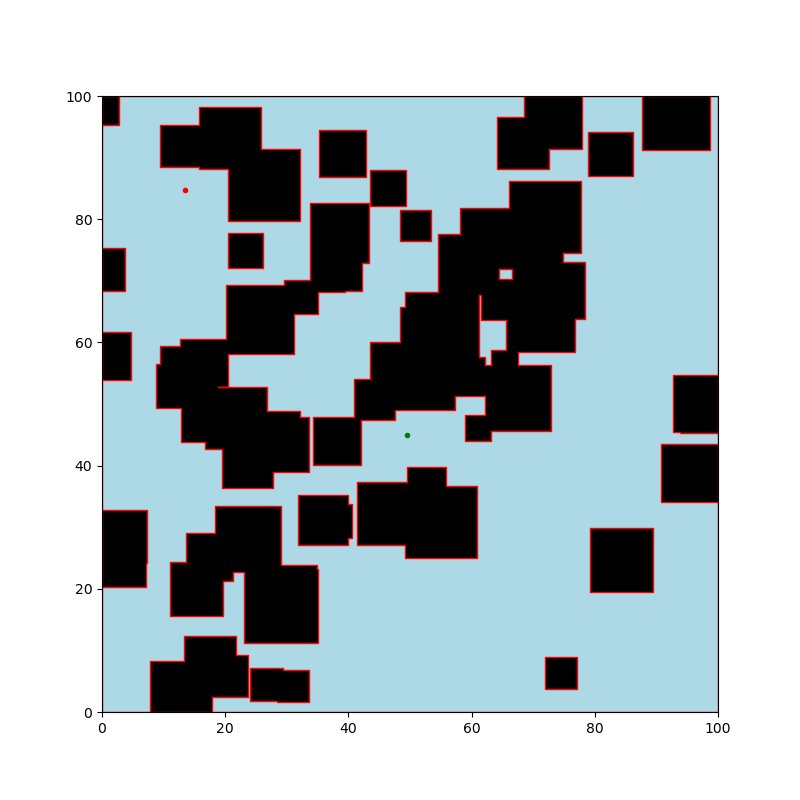
#> input picture farrtstar2-gifs/run-4.gif, 800 x 800 px, found by its file name
$ jupyter execute --allow-errors dev.ipynb
#> lines starting #> are read from the running program, lines starting #| are printed output that depends on the picture; after the words box and inside, x2 and y2 are one past the last pixel; in counts of white or black regions, pixels touching at a corner belong together
### src/farrt/world.py
from abc import ABC, abstractmethod
from typing import List, TypeVar
import random
from shapely.geometry import Point, MultiPolygon, Polygon, CAP_STYLE
from shapely.wkt import loads

from farrt.node import Node
from farrt.utils import as_multipolygon, as_point


#class World(ABC):
class World():
  def __init__(self, dims: List[float] = None, obstacles: MultiPolygon = None, /,*, obstacle_str:str = None) -> None:
    self.dims = dims or [100,100]
    if obstacle_str is not None:
      self.obstacles = loads(obstacle_str)
    else:
      self.obstacles: MultiPolygon = obstacles or World.generate_default_obstacles(self.dims)

  @staticmethod
  def generate_default_obstacles(dims: List[float], num_obstacles=70) -> MultiPolygon:
#> called with num_obstacles = 70
    obstacles = MultiPolygon()
    for i in range(num_obstacles):
      coord = Point(*[random.random() * dim for dim in dims])
      size = 2 + random.random() * 4
      poly = coord.buffer(size, cap_style=CAP_STYLE.square)
      obstacles = obstacles.union(poly)
    return obstacles.intersection(Polygon([[0,0], [0, dims[1]], [dims[0], dims[1]], [dims[0], 0], [0,0]]))

  def getBoundingPolygon(self) -> Polygon:
    return Polygon([[0,0], [0, self.dims[1]], [self.dims[0], self.dims[1]], [self.dims[0], 0], [0,0]])

  def getBounds(self) -> tuple[float,float,float,float]:
    return self.getBoundingPolygon().bounds

  #@abstractmethod
  def make_observations(self, position: Point|Node, radius: float) -> MultiPolygon:
    position = as_point(position)
    circle = position.buffer(radius)
    obstervation = self.obstacles.intersection(circle)
    return as_multipolygon(obstervation)

  #@abstractmethod
  # [6 lines left out: function random_position, not called in this run]

### src/farrt/plot.py
from collections import defaultdict
import numpy as np
from matplotlib.path import Path
from matplotlib.patches import PathPatch
from matplotlib.collections import PatchCollection

from shapely.geometry import Polygon, Point, MultiPoint
from shapely.geometry.base import BaseGeometry, BaseMultipartGeometry
import matplotlib.pyplot as plt
from farrt.node import Node
from farrt.utils import as_point, crop_field, normalize_field, pt2tuple

from farrt.world import World

# [58 lines left out: functions plot_point, plot_line, plot_points, not called in this run]

def plot_polygon(ax, poly, **kwargs):
  """
  Plots a Polygon to pyplot `ax`
  kwargs: facecolor='lightblue', edgecolor='red'
  """
  if hasattr(poly, 'is_empty') and poly.is_empty:
    print('empty polygon')
    return
  path = Path.make_compound_path(
    Path(np.asarray(poly.exterior.coords)[:, :2]),
    *[Path(np.asarray(ring.coords)[:, :2]) for ring in poly.interiors])

  patch = PathPatch(path, **kwargs)
  collection = PatchCollection([patch], **kwargs)

  ax.add_collection(collection, autolim=True)
  ax.autoscale_view()
  return collection

def plot_polygons(polygons: list = None, dims=None, **kwargs):
  if isinstance(polygons, Polygon):
    polygons = [polygons]
  if hasattr(polygons, 'is_empty') and polygons.is_empty:
    polygons = []
  if hasattr(polygons, 'geoms'):
    polygons = polygons.geoms
  if polygons is None:
    polygons = []
  ax = kwargs.pop('ax', None)
  if ax is None:
    fig,ax = plt.subplots()
  else:
    fig=None
  for polygon in polygons:
      plot_polygon(ax, polygon, **kwargs)
  #set aspect ratio to 1
  ratio = 1.0
  x_left, x_right = ax.get_xlim()
  y_low, y_high = ax.get_ylim()
  ax.set_aspect(abs((x_right-x_left)/(y_low-y_high))*ratio)
  return fig,ax

def plot_world(world: World, draw_obstacles: bool = True, **kwargs):
  ax = kwargs.pop('ax', None)
  if ax is None:
    fig,ax = plt.subplots()
  else:
    fig=None
  background_color = kwargs.pop('background_color', 'lightblue')
  border_color = kwargs.pop('border_color', 'red')
  obstacle_color = kwargs.pop('obstacle_color', 'black')
  obstacle_edge_color = kwargs.pop('obstacle_edge_color', 'red')
  plot_polygon(ax, world.getBoundingPolygon(), facecolor=background_color, edgecolor=border_color, **kwargs)
  if draw_obstacles:
    plot_polygons(world.obstacles.geoms, dims=world.dims, ax=ax, facecolor=obstacle_color, edgecolor=obstacle_edge_color, **kwargs)
  ax.set_xlim([0,world.dims[0]])
  ax.set_ylim([0,world.dims[1]])
  return fig,ax


def plot_potential_field(field, /,*, center=None, lim=None, figsize=(8,8), **kwargs):
    """
    Plot the vector field at a given center with bounds of [center-lim,center+lim] in both x,y directions
    """
    ax = kwargs.pop('ax', None)
    if ax is None:
      fig,ax = plt.subplots(figsize=figsize)
    else:
      fig=None

    field = normalize_field(field)
    dx,dy = (field[:,:,0], field[:,:,1])
    mags = np.linalg.norm(field, axis=2)

    shape = field.shape[:2]
    x, y = np.meshgrid(np.arange(shape[0],dtype=int), np.arange(shape[1],dtype=int))

    if center is None:
      center = (shape[0]//2, shape[1]//2)
    if lim is None:
      lim = min(shape[0], shape[1])//2

    ax.quiver(crop_field(x,center,lim), crop_field(y,center,lim), crop_field(dx,center,lim), crop_field(dy,center,lim), crop_field(mags,center,lim), angles='xy', scale_units='xy', scale=1, cmap=plt.cm.magma)

    return fig,ax


# [49 lines left out: function plot_planner, not called in this run]

### dev.ipynb
[cell 1]
from farrt.plot import plot_world, plot_polygons, plot_polygon
from farrt.world import World

[cell 2]
from abc import ABC, abstractmethod
from typing import List, TypeVar
import random
from shapely.geometry import Point, MultiPolygon, Polygon, CAP_STYLE, JOIN_STYLE
from shapely.geometry.base import BaseGeometry

[cell 3]
w = World()
plot_world(w)
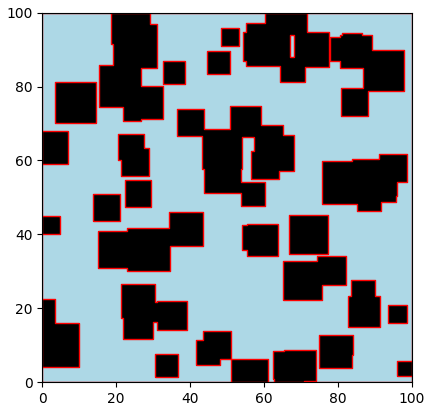
#> figure drawn by matplotlib, 1 panel

#> (a cell that did not finish here is left out)

plot_polygons(obs, dims=w.dims)

#> (a cell that did not finish here is left out)

plot_polygons(obs2, dims=w.dims)

#> (a cell that did not finish here is left out)

[cell 7]
from shapely.geometry import CAP_STYLE
plot_polygons([Point(5,5).buffer(3,cap_style=CAP_STYLE.square).buffer(2)], dims=[10,10])
#> `[cell 7] from shapely.geometry import CAP_STYLE plot_polygons([Point(5..`:
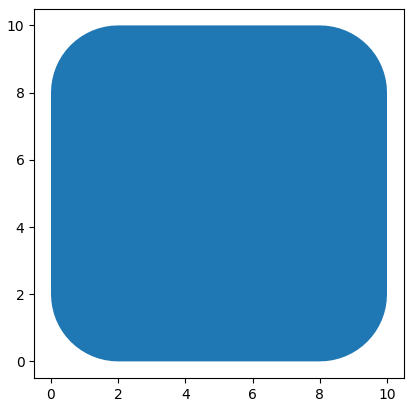
#> figure drawn by matplotlib, 1 panel
# [5 lines of commented-out code are left out]

[cell 8]
import matplotlib.pyplot as plt
import matplotlib.image as mpimg
img = mpimg.imread("./rrtstar-gifs/run-4.gif")
#> img is the input picture: shape (800, 800, 4); mean R, G, B, A 170.6, 182.1, 187.3, 255
plt.imshow(img)

[cell 9]
from shapely.wkt import loads
path = loads("LINESTRING (70.56377227242272 72.01661120696966, 16.118509139343463 27.94387972227166, 19.51059669576186 31.61726263310351, 24.372728207564208 32.78331458818038, 29.088122173406244 31.12046770800755, 33.85659568969396 29.61658595585326, 38.804850019228496 28.89910488276303, 41.48438975872583 33.1204869768709, 46.10685840576791 31.214500721119567, 51.08302675828655 31.702095355413178, 55.812413257364156 33.324717721320425, 60.17257590987764 35.771957318014344, 59.84203915333907 40.76101990056199, 58.88023679376778 45.667641571439326, 61.8674421743615 49.677205639284104, 60.05305160829509 54.33638870863963, 65.00882653091423 54.99993593102789, 69.12988763921904 57.8313411195549, 71.22064557308624 62.37322743054633, 69.6132145112205 67.10779872912757)")
obstacles = loads("MULTIPOLYGON (((63.55380933519733 79.14306124897844, 64.21983943078627 79.74671574059703, 65.0080699422267 80.33130732999511, 65.84980490416275 80.83582385045321, 65.96937066687049 80.89237424461655, 65.47221958853405 80.06292778046505, 65.05263690690472 79.17579473585597, 64.72202887469551 78.2518071847497, 64.63075557254251 77.88742373707125, 63.55380933519733 77.88742373707125, 63.55380933519733 79.14306124897844)), ((65.0933720681093 64.38215423601012, 64.114308607789 64.38215423601012, 63.49270446055725 64.94554339510418, 62.833667738795356 65.6726783653332, 62.24907614939727 66.46090887677363, 61.74455962893917 67.30264383870968, 61.32497694730986 68.18977688331876, 60.99436891510064 69.11376443442504, 60.75591946839042 70.06570798680838, 60.611925005700755 71.03643980367404, 60.578374133207085 71.71938350250907, 64.98205707561995 71.71938350250907, 65.05263690690472 71.52212608855417, 65.0933720681093 71.43599882648098, 65.0933720681093 64.38215423601012)))")
intersection = path.intersection(obstacles)
fig,ax = plot_polygons(obstacles)
x, y = map(list, path.xy)
ax.plot(x, y, color='black', linewidth=2)
plt.show()
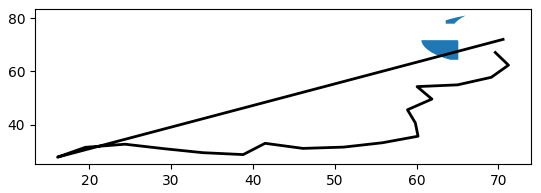
#> figure drawn by matplotlib, 1 panel

[cell 10]
from shapely.geometry import MultiPoint
pt0 = Point(0,0)
pt1 = Point(1,1)
pt2 = Point(2,2)
x = dict()
x[pt0.coords[0]] = 0
x[pt1.coords[0]] = 1
x[pt2.coords[0]] = 2
print(x)
mp = MultiPoint([pt0,pt1,pt2])
intx = mp.intersection(Point(1,1).buffer(5))
if intx.is_empty:
  print("empty")
elif isinstance(intx, Point):
  print("point")
  x[intx.coords[0]] += 10
elif isinstance(intx, MultiPoint):
  print("multipoint")
  for p in intx.geoms:
    x[p.coords[0]] += 10
print(intx)
print(x)

[cell 11]
geoms = MultiPoint([mp - pt1 - pt2]).geoms
list(map(str,geoms))

[cell 12]
from shapely.ops import nearest_points
print(nearest_points(Point(0.5,0.6), mp)[1])

[cell 13]
from shapely.geometry import MultiLineString, LineString
p0 = Point(0,0)
p1 = Point(0,1)
p2 = Point(1,1)
p3 = Point(1,0)
l01 = LineString([p0,p1])
l02 = LineString([p0,p2])
l03 = LineString([p0,p3])
l12 = LineString([p1,p2])
l13 = LineString([p1,p3])
l23 = LineString([p2,p3])
mls = MultiLineString([l01,l02,l03,l12,l13,l23])
print(mls)
sub = mls - l01
print(sub.bounds)
sub

[cell 14]
w = World()
w.obstacles

[cell 15]
def ranomMultiPoint(n):
#> called with n = 20
  pts = []
  for i in range(n):
    pts.append(Point(random.random()*w.dims[0], random.random()*w.dims[1]))
  return MultiPoint(pts)
rmp = ranomMultiPoint(20)

[cell 16]
nearest_points(w.obstacles, rmp)

[cell 17]
print(w.obstacles.centroid)

[cell 18]
print(rmp)
# print(rmp.buffer(8))

[cell 19]
rmp - Point(40,40).buffer(30)

[cell 20]
import numpy as np
import math
from scipy.ndimage import gaussian_filter
from farrt.plot import plot_potential_field, plot_world
from farrt.world import World
from shapely.geometry import Point, LineString, Polygon
from matplotlib import pyplot as plt

w = World()
fig,ax=plot_world(w)
plt.show()
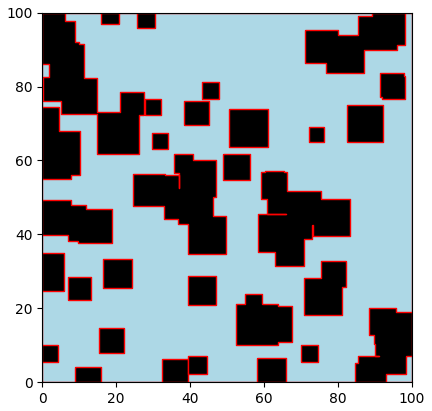
#> figure drawn by matplotlib, 1 panel

blurred_mask = np.ones(tuple(w.dims))

# get a mask of all coordinates contained within the new obstacles
obstacle: Polygon
for obstacle in w.obstacles.geoms:
  minx, miny, maxx, maxy = obstacle.bounds
  for x in range(math.floor(minx), math.ceil(maxx)+1):
    for y in range(math.floor(miny), math.ceil(maxy)+1):
      if obstacle.contains(Point(x, y)):
        blurred_mask[y,x] = 0

plt.imshow(np.tile(blurred_mask[:,:,None], (1, 1, 3)))
plt.gca().invert_yaxis()
# blur the mask
blurred_mask = np.array(gaussian_filter(blurred_mask*5, sigma=3), dtype=float)

# take the gradient of the blurred mask
dy,dx = np.gradient(blurred_mask)

field = np.zeros((*w.dims, len(w.dims)))
field[:,:,0] = dx
field[:,:,1] = dy

plot_potential_field(field,figsize=(16,16))
#> (the call stopped at in plot_potential_field, `field = normalize_field(field)`: farrt is not available in this run)
plot_potential_field(field,figsize=(16,16),center=(20,30),lim=10)
#> (the call stopped at in plot_potential_field, `field = normalize_field(field)`: farrt is not available in this run)
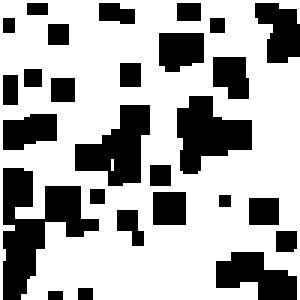
#> shown: shape (100, 100, 3) float64 (shown 3 times larger); values 0 (black) and 1 (white), 67.2% white; 27 black regions (2 under 20 px), largest, box (x1, y1, x2, y2) and area: (1, 56, 33, 100) 626, (59, 32, 84, 58) 397, (25, 35, 50, 62) 388

[cell 21]
coord = (25,20)[::-1]
dx[coord],dy[coord]

[cell 22]
tuple(LineString([(25,20),(25,30)]).coords)

[cell 23]
fig,ax = plot_world(w)
plot_potential_field(field,fig_ax=(fig,ax))
#> (the call stopped at in plot_potential_field, `field = normalize_field(field)`: farrt is not available in this run)
plt.show()

[cell 24]
from shapely.geometry import Point, LineString, Polygon, MultiPoint
mp = MultiPoint([Point(0,0),Point(1,1),Point(2,2)])
mp.centroid.wkt

[cell 25]
LineString([(0,0),(1,1)]).difference(Point(.5,.5)).wkt

[cell 26]
from shapely.geometry import MultiPolygon, Polygon
polys = ([
  Polygon([(20,70),(50,70),(50,75),(20,75),(20,70)]),
  Polygon([(20,30),(50,30),(50,25),(20,25),(20,30)]),
  Polygon([(45,75),(50,75),(50,25),(45,25),(45,75)]),
  Polygon([(70,55),(80,55),(80,100),(70,100),(70,55)]),
  Polygon([(70,45),(80,45),(80,0),(70,0),(70,45)]),
])
multi = MultiPolygon()
for poly in polys:
  multi = multi.union(poly)
multi.wkt
